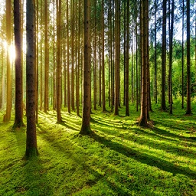
#> input picture dhv/assignment4/class_1_images/1.png, 196 x 196 px
$ jupyter execute --allow-errors q1.ipynb
#> lines starting #> are read from the running program, lines starting #| are printed output that depends on the picture
[cell 1]
import numpy as np
import cv2
import matplotlib.pyplot as plt
import os

import pandas as pd
from sklearn.feature_extraction.image import extract_patches_2d

#### Making Function for Exttracting Patches ( Dense Patches )

[cell 2]
def get_dense_patches(img, pl):
    rows, cols, _ = img.shape
    patches = []
    for i in range(0,rows-pl,pl):
        for j in range(0,cols-pl,pl):
            patches.append(img[i:i+pl, j:j+pl, :])
    return patches

###### Checking

[cell 3]
img = cv2.imread("class_1_images/1.png")
#> img is the input picture: shape (196, 196, 3); mean B, G, R 40.5, 107.1, 101.8
img = cv2.cvtColor(img, cv2.COLOR_BGR2RGB)

[cell 4]
plt.imshow(img)

[cell 5]
patches = get_dense_patches(img, 8)
#> after the loop in get_dense_patches, `for i in range(0,rows-pl,pl):`: patches = 576 items
#> patches = 576 items
len(patches)
#> Out = 576

[cell 6]
img1 = img.copy()

[cell 7]
img1[10:18, 20:28, :] = np.zeros((8,8,3))
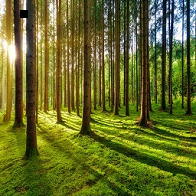
#> img1: shape (196, 196, 3); mean R, G, B 101.5, 106.9, 40.3

[cell 8]
plt.imshow(img1)

[cell 9]
k=img[10:18,10:18,:]

[cell 10]
for i in patches[:3]:
    plt.imshow(i)
    plt.show()
#> this loop made 3 passes
#> pass 1, `plt.show()`:
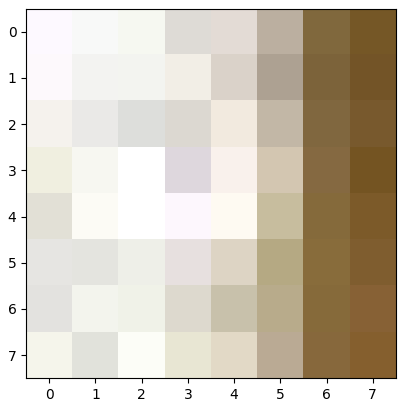
#> figure drawn by matplotlib, 1 panel
#> pass 2, `plt.show()`:
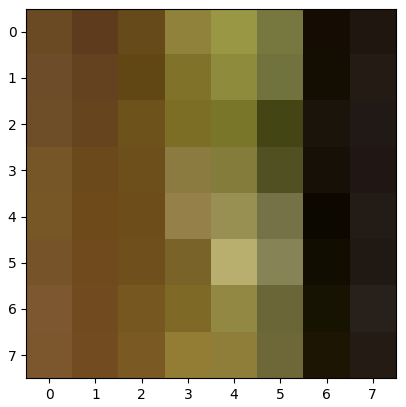
#> figure drawn by matplotlib, 1 panel

[cell 11]
patch = extract_patches_2d(img, patch_size=(8, 8), max_patches = 10, random_state=1)

#### Extracting images from folders

[cell 12]
class1 = "class_1_images"
c1 = os.listdir(class1)

class2 = "class_2_images"
#> (the rest of this cell did not finish here and is left out)

#### Extracting Patches

###### Using Dense patches: 196x196 / 8x8

[cell 13]
l_patches_dense = {}

pl = 8

#> (the rest of this cell did not finish here and is left out)

###### Using SIFT like algorithm provided by SKLearn

[cell 14]
l_patches_sklearn = {}

patch_sz = 8
maximum_patches = 1000

#> (the rest of this cell did not finish here and is left out)

#### Converting to feature Vector

[cell 15]
l_vec = []
for i in l_patches_sklearn:
    for patch in l_patches_sklearn[i]:
        l_vec.append(patch.flatten())
#> after the loop, l_vec = []

[cell 16]
v_arr = np.array(l_vec)
#> v_arr = empty array
v_arr.shape
#> Out = (0,)

#### Grouping into Clusteers using KMeans clustering

###### Using Homemade kmeans

[cell 17]
import k_means

#> (a cell that did not finish here is left out)

#> (a cell that did not finish here is left out)

###### Using SKLearn's KMeans

[cell 20]
from sklearn.cluster import KMeans

#> (a cell that did not finish here is left out)

#> (a cell that did not finish here is left out)

#> (a cell that did not finish here is left out)

#### Binning Using Cluster Centers

[cell 24]
bins = []

#> (the rest of this cell did not finish here and is left out)

[cell 25]
bins

#### Plotting Histogram

[cell 26]
## Plotting Bar Graph
for i in bins:
    plt.figure(figsize=(13, 3))
    j = 1
    for im in i:
        plt.subplot(len(bins), len(i), j)
        plt.bar([i for i in range(10)], i[im])
        plt.title(im)
        j+=1
    plt.show()

print("-"*170)

## Showing images
for i in bins:
    plt.figure(figsize=(13, 3))
    j = 1
    for im in i:
        plt.subplot(len(bins), len(i), j)
        img = cv2.imread(im)
        img = cv2.cvtColor(img, cv2.COLOR_BGR2RGB)
        plt.imshow(img)
        plt.title(im)
        j+=1
    plt.show()

$ run again, with dhv/assignment4/class_1_images/4.png copied over dhv/assignment4/class_1_images/1.png
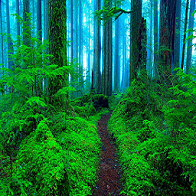
#> input picture dhv/assignment4/class_1_images/4.png, 196 x 196 px
#> img is the input picture: shape (196, 196, 3); mean B, G, R 65.9, 111.5, 20.6
#> after the loop in get_dense_patches, `for i in range(0,rows-pl,pl):`: patches = 576 items
#> `len(patches)`: Out = 576
#> `img1[10:18, 20:28, :] = np.zeros((8,8,3))`:
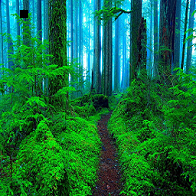
#> img1: shape (196, 196, 3); mean R, G, B 20.6, 111.3, 65.7
#> the loop `for i in patches[:3]:` made 3 passes
#> pass 2, `plt.show()`:
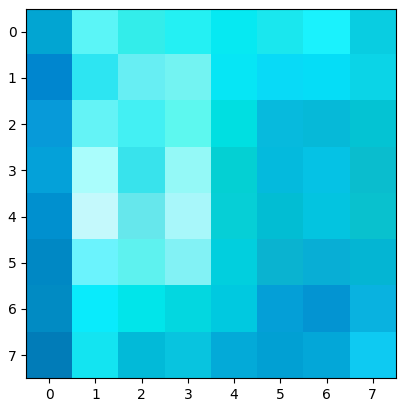
#> figure drawn by matplotlib, 1 panel
#> after the loop `for i in l_patches_sklearn:`: l_vec = []
#> v_arr = empty array

$ run again, with dhv/assignment4/class_1_images/5.png copied over dhv/assignment4/class_1_images/1.png
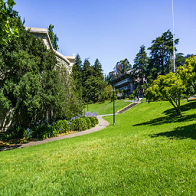
#> input picture dhv/assignment4/class_1_images/5.png, 196 x 196 px
#> img is the input picture: shape (196, 196, 3); mean B, G, R 91.2, 134.3, 110.2
#> after the loop in get_dense_patches, `for i in range(0,rows-pl,pl):`: patches = 576 items
#> `len(patches)`: Out = 576
#> `img1[10:18, 20:28, :] = np.zeros((8,8,3))`:
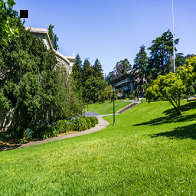
#> img1: shape (196, 196, 3); mean R, G, B 109.9, 134, 90.7
#> the loop `for i in patches[:3]:` made 3 passes
#> pass 2, `plt.show()`:
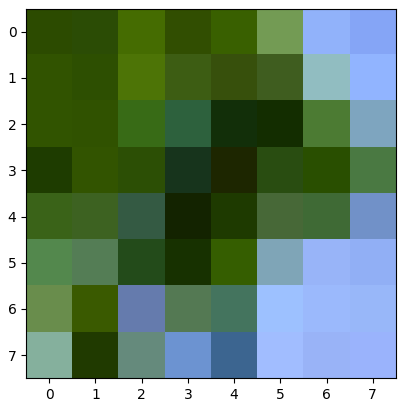
#> figure drawn by matplotlib, 1 panel
#> after the loop `for i in l_patches_sklearn:`: l_vec = []
#> v_arr = empty array
